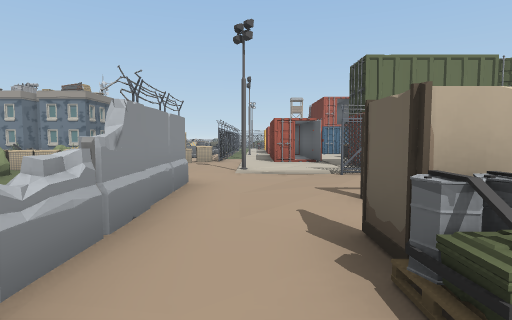
view 1 (above)

20 first-person views from a walk through a 3-D level made in the Unity game engine. The camera is 1.5 m above the floor, tilts 4° down and sees 80° across. The floor is counted in squares, 2 m on a side. Each view is taken from the middle of a square. On the plan, view 1 faces up. The plan holds only what a view shows up to about 10 squares ahead; the rest is blank. The place goes on beyond the plan. The player is left out.

view 2
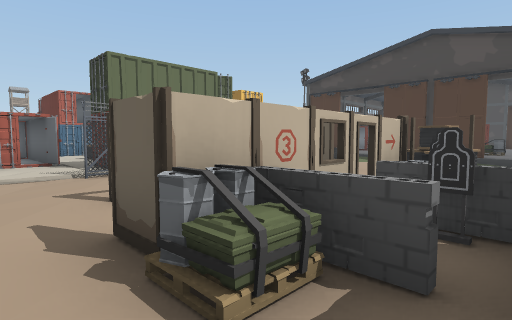

view 3
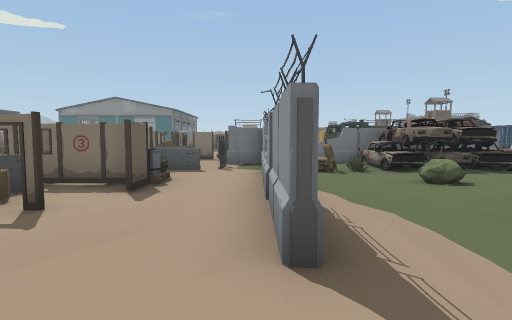

view 4
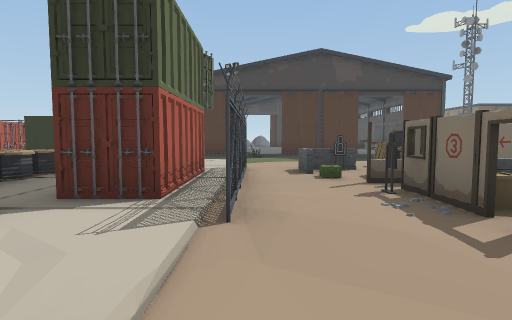

view 5
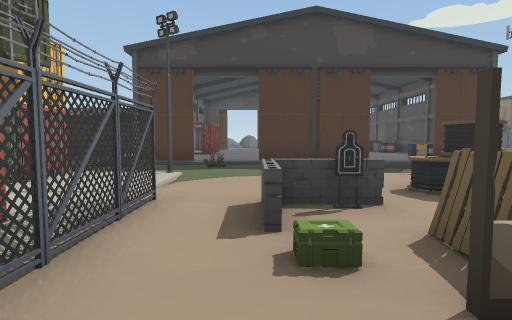

view 6
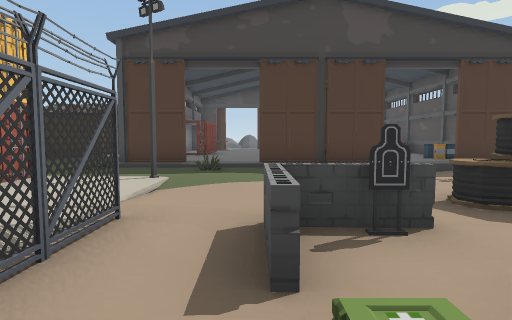

view 7
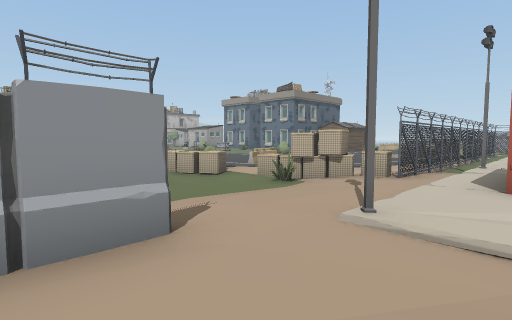

view 8
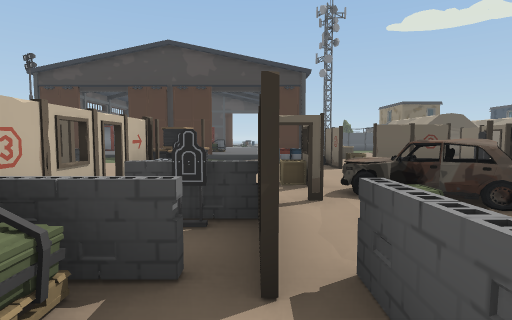

view 9
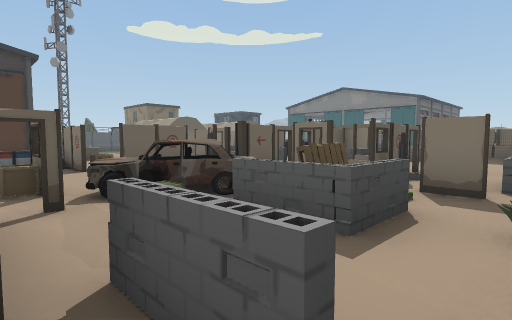

view 10
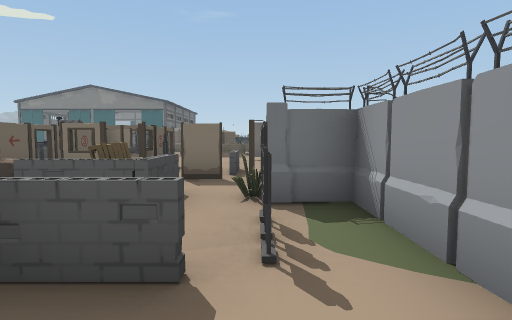

view 11
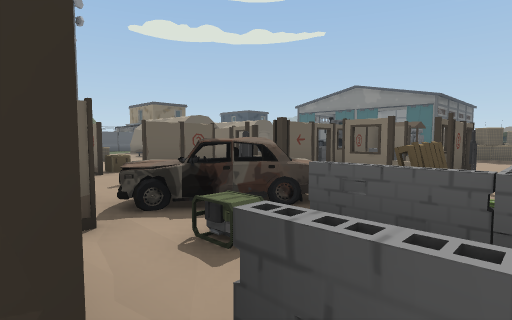

view 12
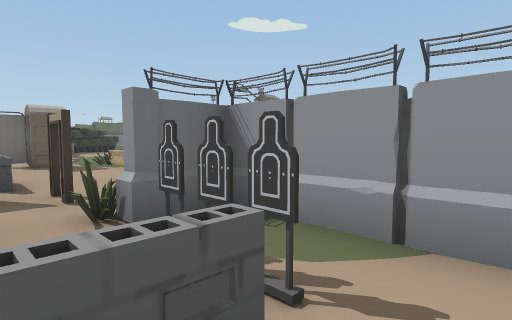

view 13
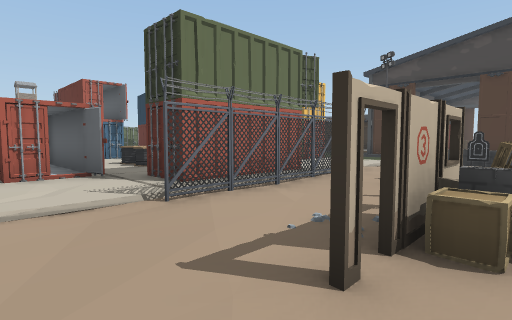

view 14
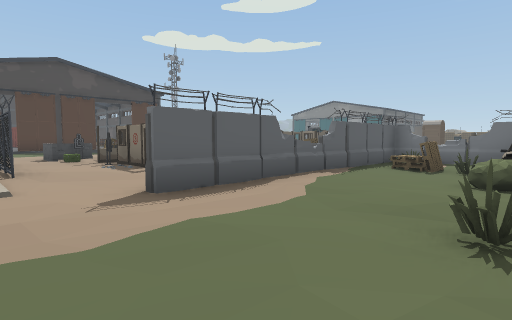

view 15
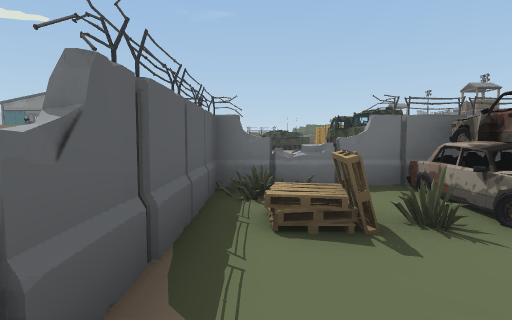

view 16
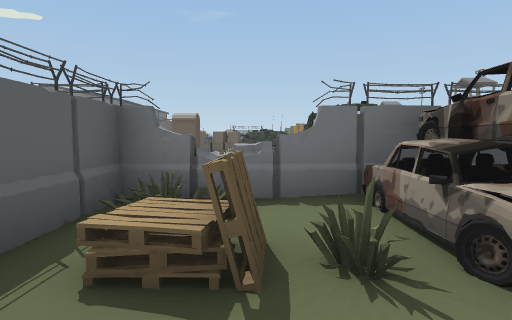

view 17
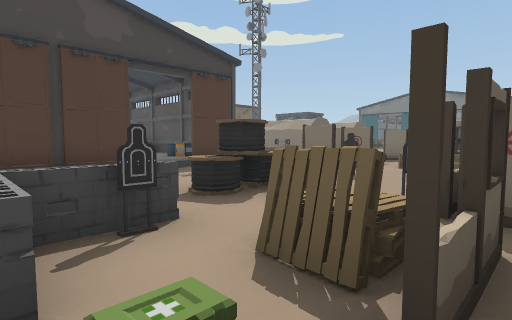

view 18
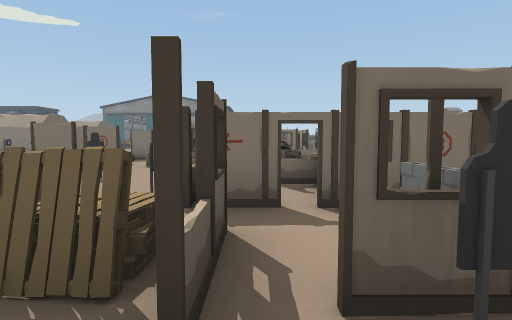

view 19
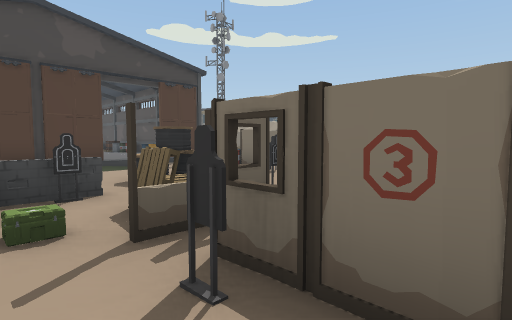

view 20
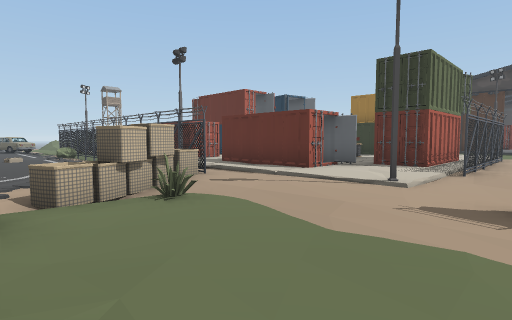

### Floor plan
Points are (right, up) in squares from view 1. A wall is a line through its corners. A room is listed if a view was taken in it or the views show most of it. See-through windows are left out.
Room 1 (views 1, 2, 8, 9, 10, 11, 12)
walls: (0.4, -0.6) (1.5, -0.6); (1.6, 0.4) (1.6, 1.8); (-1.2, 1.5) (-1.2, -2.8); (2.8, -0.1) (2.8, 0.5); (1.1, -3.5) (1.1, -2.1)
ways out: opening at (0, 1) to room 2
objects: other object (0, -2); other object (0, -1); pallet (1, 1)
Room 2 (views 3, 4, 5, 6, 7, 13, 14, 15, 16, 17, 18, 19, 20)
walls: (6.1, -3.9) (6.1, -2.2); (1.9, -4.5) (3.5, -4.5); (7.5, -5.6) (8.4, -5.6); (1.1, -2.1) (2.5, -2.1); (4.2, -7.5) (4.2, -5.4); (4.9, 1.7) (3.6, 1.7) (4.9, 1.7); (2.3, -6.9) (2.3, -5.1); (4.2, 2.5) (4.2, 4.1); (2.6, 2.4) (2.6, 3.7) (1.9, 3.7); (0.8, 1.7) (3.4, 1.7) (0.9, 1.7) (0.9, 2.5); (-1.4, -2.7) (-1.4, 5.3); (11.9, -1.5) (11.9, -0.1); (-1.3, 1) (-1.4, 1.7); (1.9, 3.8) (3.8, 3.8); (-1.4, 1.1) (-1.2, 1.6); (11.9, 1.6) (11.9, 5); (-1.3, 2.6) (-1.1, 1.3); (-3.5, -2.7) (-3, -2.6); (-1.2, 5.2) (-1.2, 1.5); (-5.5, -2.7) (-0.1, -2.7); (11.9, 6.7) (11.9, 8.6)
low walls: (2.9, 0) (3.6, 0); (4.9, -7) (5.6, -7); (0.5, -6.7) (0.5, -5.3); (5.4, 4.9) (6.6, 4.9)
ways out: opening at (0, 1) to room 1; opening at (12, 0.5); opening at (12, 5.5)
objects: truck (-5, -9) to (-5, -8); truck (-5, -6) to (-5, -5); car (-5, -2); car (-5, -1); other object (-5, 0); other object (-5, 4); bush (-5, 6); barrier (-5, 8); other object (-4, -4) to (-3, -4); car (-4, -2) to (-4, -1); bush (-4, 1) to (-4, 2); barrier (-4, 9); barrier (-4, 10); other object (-3, -1); other object (-3, 9); barrier (-3, 10); barricade (-2, -9); other object (-2, -8); other object (-2, -1); barrier (-2, 10); barrier (-2, 11); other object (-1, -9) to (0, -9); fence (-1, 11); other object (0, 7); other object (1, -12) to (3, -12); container (1, 9) to (2, 11); other object (2, -6); other object (2, -3) to (3, -3); other object (2, -1) to (3, -1); other object (2, 3); fence (2, 6); car (3, -3) to (4, -1); other object (3, 1); other object (3, 4); fence (3, 6); container (3, 7) to (5, 8); other object (3, 11); other object (4, -11); other object (4, 1); fence (4, 6); other object (4, 10); other object (5, -1); other object (5, 1); other object (5, 3) to (5, 4); fence (5, 6); other object (5, 10); other object (5, 11); other object (6, 4); fence (6, 6); other object (7, -3); other object (7, 0); other object (7, 1); other object (7, 2) to (8, 2); container (7, 9) to (7, 11); other object (8, -4); other object (8, -3); other object (8, -2); container (8, 9) to (9, 9); other object (9, 7); other object (11, 6); other object (11, 9); other object (14, 9) to (14, 11)

Positions as (right, up) in squares from view 1, and headings:
1: (0, 0), facing up
2: (0, 0), facing up-right
3: (-1, 7), facing down
4: (-1, 6), facing right
5: (3, 5), facing right
6: (4, 5), facing right
7: (1, 4), facing up-left
8: (0, 0), facing right
9: (0, 0), facing down-right
10: (0, 1), facing down
11: (1, 0), facing down-right
12: (1, 0), facing down-left
13: (0, 3), facing up-right
14: (-5, 7), facing down-right
15: (-2, 2), facing down
16: (-3, 1), facing down
17: (4, 5), facing down-right
18: (4, 5), facing down
19: (2, 5), facing down-right
20: (-5, 5), facing up-right
